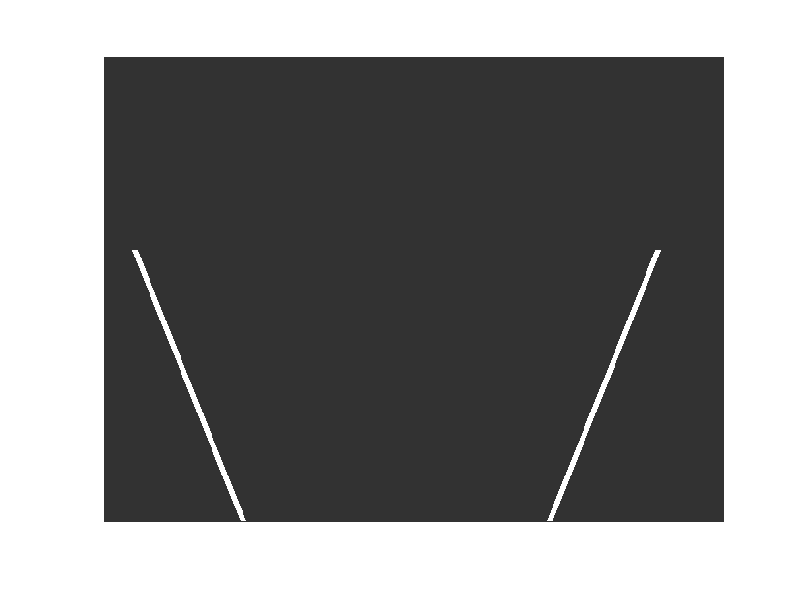

This chart was generated by the following MATLAB code:
clc;
clear;
close all;

img = uint8(zeros(480,640,3));

% Road background
img(:,:,1) = 50;
img(:,:,2) = 50;
img(:,:,3) = 50;

% Left lane
for y = 200:479

    x = round(0.4*y - 50);

    img(y,x:x+5,:) = 255;

end

% Right lane
for y = 200:479

    x = round(-0.4*y + 650);

    img(y,x:x+5,:) = 255;

end

imshow(img);

imwrite(img,'Road_Image.jpg');
